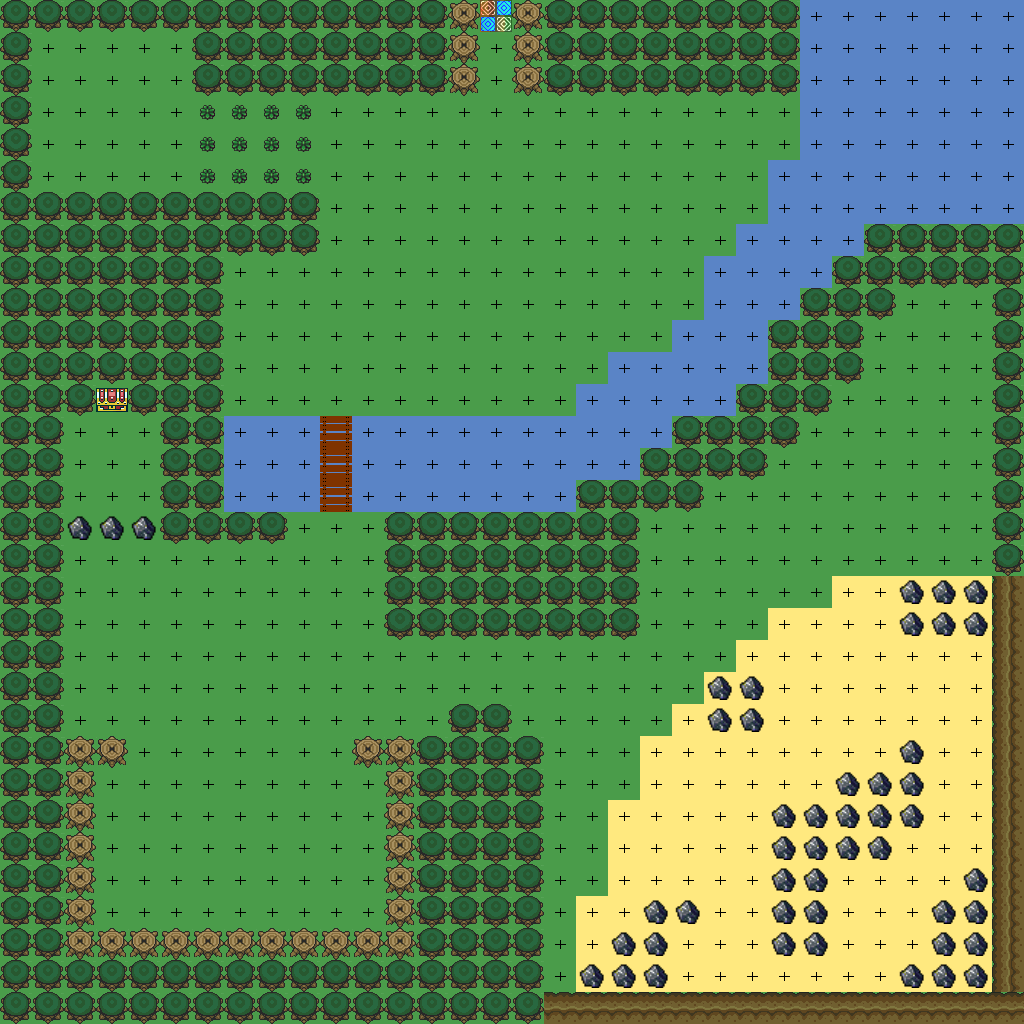

Below is a game level as drawn by its tile map, then a one-line description and the .tmx that defines it (tile-layer data replaced by summaries):
An orthogonal 32x32 tile map with 32x32 px tiles, 4 tile layers (actionMap, textureMap, overlayMap, entities), 4 tilesets.

<map version="1.0" orientation="orthogonal" renderorder="right-down" width="32" height="32" tilewidth="32" tileheight="32" nextobjectid="3">
 <tileset firstgid="1" name="tiles" tilewidth="32" tileheight="32" tilecount="4" columns="4">
  <image source="../assets/tiles.png" width="128" height="32" />
 </tileset>
 <tileset firstgid="5" name="overlay" tilewidth="32" tileheight="32" tilecount="6" columns="6">
  <image source="../assets/overlays.png" width="192" height="32" />
 </tileset>
 <tileset firstgid="11" name="actions" tilewidth="32" tileheight="32" tilecount="2" columns="2">
  <image source="../assets/actions.png" width="64" height="32" />
 </tileset>
 <tileset firstgid="13" name="entities" tilewidth="32" tileheight="32" tilecount="4" columns="4">
  <image source="../assets/entities.png" width="128" height="32" />
 </tileset>
 <layer name="actionMap" width="32" height="32">
  <data>[1024 cells, 1024 non-empty, 2 distinct tile ids]</data>
 </layer>
 <layer name="textureMap" width="32" height="32">
  <data>[1024 cells, 1024 non-empty, 3 distinct tile ids]</data>
 </layer>
 <layer name="overlayMap" width="32" height="32">
  <data>[1024 cells, 1024 non-empty, 6 distinct tile ids]</data>
 </layer>
 <layer name="entities" width="32" height="32">
  <data>[1024 cells, 61 non-empty, 4 distinct tile ids]</data>
 </layer>
</map>